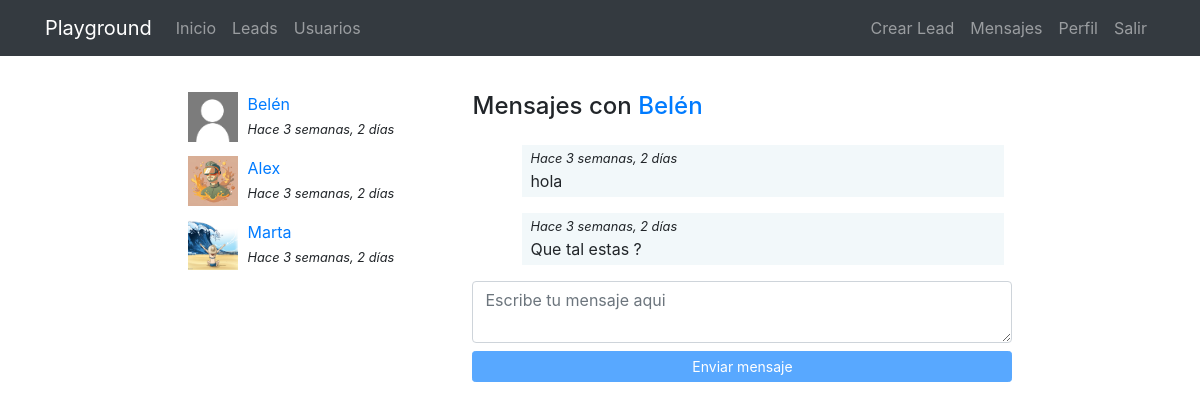
/messenger/thread/11/ (signed in), run on the app's committed database.
### messenger/models.py (models this page shows)
class Thread(models.Model):
    users = models.ManyToManyField(User, related_name ='threads')
    messages = models.ManyToManyField(Message)
    updated = models.DateTimeField(auto_now=True)
    objects = ThreadManager()
    class Meta:
        ordering = ['-updated']

class Message(models.Model):
    user = models.ForeignKey(User,on_delete=models.CASCADE)
    content  = models.TextField()
    created = models.DateTimeField(auto_now_add=True)
    class Meta:
        ordering = ['created']

### registration/models.py (models this page shows, shortened)
class Profile(models.Model):
    user = models.OneToOneField(User,on_delete=models.CASCADE, null=True, blank=True)
    avatar = models.ImageField(upload_to=custom_upload_to, null=True, blank=True)
    job = models.TextField(null=True, blank=True)
    link = models.URLField(max_length=200,null=True,blank=True)

### messenger/views.py (the view)
# urls.py: path('thread/<int:pk>/',ThreadDetail.as_view(),name='detail'),
@method_decorator(login_required, name = "dispatch")
class ThreadDetail(DetailView):
    model = Thread
    template_name = "messenger/thread_detail.html"
    def get_object(self):
        obj = super(ThreadDetail, self).get_object()
        if self.request.user not in obj.users.all():
            raise Http404()
        return obj

### messenger/templates/messenger/thread_detail.html (shortened to what this page needs)
{% extends 'core/base.html' %}
{% load static %}
{% block content %}
<main role="main">
  <div class="container">
    <div class="row mt-3">
      <div class="col-md-9 mx-auto mb-5">
        <div class="row">
          <div class="col-md-4">
            {% for thread in request.user.threads.all %}
              {% if thread.messages.all|length > 0 %}
                <div class="mb-3">
                  {% for user in thread.users.all %}
                    {% if user != request.user %}
                      {% if user.profile.avatar %}
                        <img src="{{user.profile.avatar.url}}" class="avatar">
                      {% else %}
                        <img src="{% static 'registration/img/no-avatar.jpg' %}" class="avatar">
                      {% endif %}
                      <div>
                        <a href="{% url 'messenger:detail' thread.pk %}">{{user}}</a><br>
                        <small><i>Hace {{thread.messages.last.created|timesince}}</i></small>
                      </div>
                    {% endif %}
                  {% endfor %}
                </div>
              {% endif %}
            {% endfor %}
          </div>
          <div class="col-md-8">
            {% for user in thread.users.all %}
              {% if user != request.user %}
                <h4 class="mb-4">Mensajes con <a href="{% url 'profile_detail' user %} ">{{user}}</a></h4>
              {% endif %}
            {% endfor %}
            <div class="thread" id="thread">
              {% for message in object.messages.all %}
                <div {% if request.user == message.user %}class="mine mb-3"{% else %}class="other mb-3"{% endif %}>
                  <small><i>Hace {{thread.messages.last.created|timesince}}</i></small><br>
                  {{message.content}}
                </div>
              {% endfor %}
            </div>
            <textarea id = "content" class="form-control mb-2" rows="2" placeholder="Escribe tu mensaje aqui"></textarea>
            <button id = "send" class="btn - btn-primary btn-sm btn-block" disabled>Enviar mensaje</button>
          </div>
        </div>
    </div>
  </div>
</main>
{% endblock %}

### core/static/core/css/main.css (style rules this page uses)
main { padding-top: 20px; }
:root { --jumbotron-padding-y: 3rem; }

### messenger/templates/messenger/thread_detail.html (style rules this page uses)
.avatar { width:50px; height:50px; float:left; margin-right:10px; }
.thread { max-height:300px; overflow-y:auto; padding:0 0.5em; }
.mine { padding:0 0.5em 0.25em; background-color:rgba(230,242,245,.5); width:92%; margin-left:8%; }

### data on the page
Thread: messages.last.created "3 semanas, 2 días"
Thread: messages.last.created "3 semanas, 2 días"
Thread: messages.last.created "3 semanas, 2 días"
Message: content "hola"
Message: content "Que tal estas ?"

### other printed values
{{ user }} "Belén"
{{ user }} "Alex"
{{ user }} "Marta"
